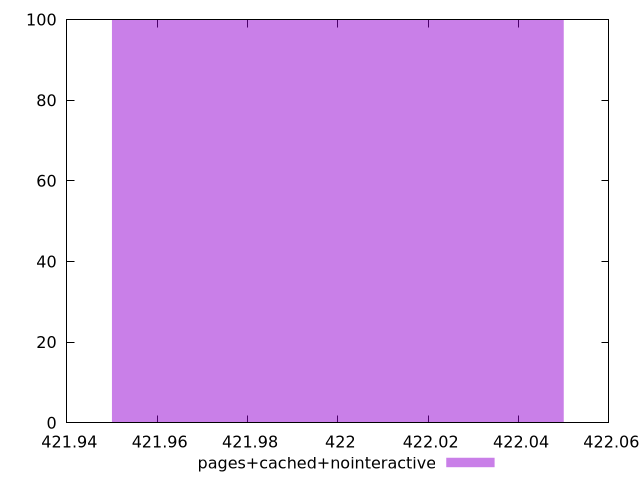

Write the gnuplot code that produced this figure.
$_pagesCachedNointeractive <<EOF
422 100
EOF
set key outside below
set terminal pngcairo
set output "report_00005_2020-11-02T22-26-11.212Z/dom-size/pages+cached+nointeractive//raw_hist.png"
set yrange [0:100]
set boxwidth 0.1
set style fill transparent solid 0.5 noborder
plot $_pagesCachedNointeractive title "pages+cached+nointeractive" with boxes ,
